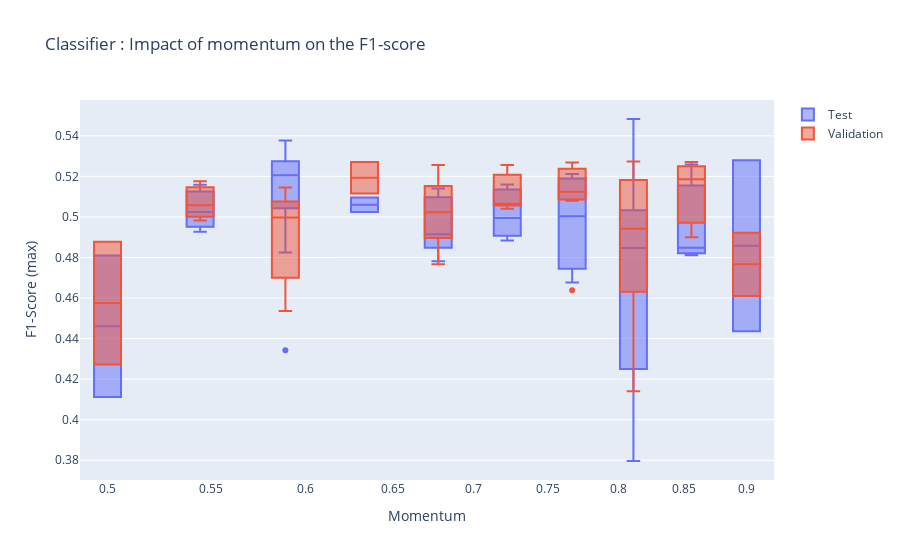

Notebook source saved alongside this figure:
### Markdown cell above
### Momentum

### Code cell
fig = go.Figure(layout = {
   "xaxis":{
       "domain" : [0,1],
       "type" : "log",
        # "categoryorder" : "median ascending",
       "title" : "Momentum"
    },
   "yaxis":{"title" : "F1-Score (max)"},
   "title" : {"text" : "Classifier : Impact of momentum on the F1-score"},
})
fig.add_trace( go.Box(
                x = results["model_train_classifier_momentum"], 
                y = results["test_f1_max"],
                xaxis='x',
                name = "Test"
))
fig.add_trace( go.Box(
                x = results["model_train_classifier_momentum"], 
                y = results["valid_f1_max"],
                xaxis='x',
                name = "Validation"
))

# fig.add_trace( go.Box(
#                 x = results["model_train_classifier_learning_rate"], 
#                 y = results["train_f1_max"],
#                 xaxis='x',
#                 name = "Train"
# ))
fig

### Figure 1 — Plotly figure (JSON) as saved in the notebook; plotly's stock layout.template omitted (floating-point values rounded to 4 significant figures)
{"data": [{"name": "Test", "type": "box", "x": [0.7222, 0.6778, 0.7667, 0.5444, 0.6778, 0.6778, 0.5, 0.6333, 0.6333, 0.8556, 0.8111, 0.7667, 0.8111, 0.7222, 0.7667, 0.6778, 0.7667, 0.8111, 0.7222, 0.5889, 0.7667, 0.7222, 0.7667, 0.6778, 0.8111, 0.5889, 0.5889, 0.9, 0.6778, 0.6778, 0.8111, 0.6778, 0.7222, 0.7222, 0.8111, 0.9, 0.5889, 0.5889, 0.5889, 0.5444, 0.5889, 0.5889, 0.5444, 0.8556, 0.8556, 0.7667, 0.5, 0.7222, 0.5889, 0.8111], "xaxis": "x", "y": [0.4893, 0.4833, 0.474, 0.4927, 0.4863, 0.5093, 0.481, 0.5096, 0.5025, 0.4848, 0.4846, 0.5212, 0.3796, 0.4995, 0.5212, 0.4945, 0.5003, 0.4155, 0.516, 0.522, 0.4676, 0.4884, 0.4759, 0.5141, 0.4899, 0.5331, 0.5116, 0.4436, 0.4884, 0.4782, 0.5483, 0.5101, 0.5058, 0.516, 0.4535, 0.5279, 0.4825, 0.5256, 0.5377, 0.5025, 0.5154, 0.5205, 0.5159, 0.4812, 0.5258, 0.5122, 0.4112, 0.495, 0.4342, 0.5078]}, {"name": "Validation", "type": "box", "x": [0.7222, 0.6778, 0.7667, 0.5444, 0.6778, 0.6778, 0.5, 0.6333, 0.6333, 0.8556, 0.8111, 0.7667, 0.8111, 0.7222, 0.7667, 0.6778, 0.7667, 0.8111, 0.7222, 0.5889, 0.7667, 0.7222, 0.7667, 0.6778, 0.8111, 0.5889, 0.5889, 0.9, 0.6778, 0.6778, 0.8111, 0.6778, 0.7222, 0.7222, 0.8111, 0.9, 0.5889, 0.5889, 0.5889, 0.5444, 0.5889, 0.5889, 0.5444, 0.8556, 0.8556, 0.7667, 0.5, 0.7222, 0.5889, 0.8111], "xaxis": "x", "y": [0.5055, 0.505, 0.5107, 0.5175, 0.4967, 0.4825, 0.4878, 0.5271, 0.5116, 0.4899, 0.5152, 0.5243, 0.414, 0.504, 0.5268, 0.5256, 0.522, 0.4618, 0.5256, 0.4683, 0.5079, 0.5061, 0.4638, 0.5241, 0.4942, 0.5068, 0.5025, 0.461, 0.4767, 0.5064, 0.5273, 0.4997, 0.5064, 0.5235, 0.4669, 0.4922, 0.4706, 0.4957, 0.4997, 0.4982, 0.5103, 0.5146, 0.5058, 0.5271, 0.5185, 0.5124, 0.4272, 0.5126, 0.4535, 0.5192]}], "layout": {"title": {"text": "Classifier : Impact of momentum on the F1-score"}, "xaxis": {"domain": [0, 1], "title": {"text": "Momentum"}, "type": "log"}, "yaxis": {"title": {"text": "F1-Score (max)"}}}}
